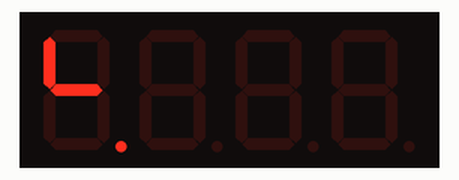
The sketch below on a simulated Arduino Uno, built with avr-gcc and run on an emulated ATmega328P. Shown: 4-digit seven-segment display. Wiring (inferred from the names in the program): TM1637 display: clock pin 14; DIO pin 12.

Above: at 0.3 s.
At 0.7 s:
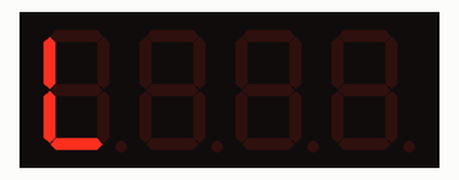
At 1.1 s:
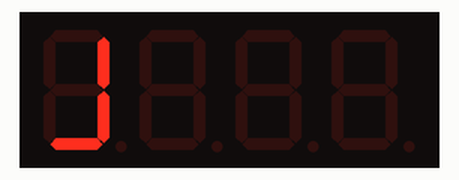
At 1.71 s:
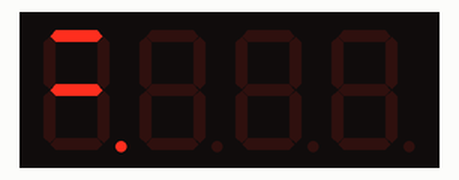

Measured:
- by itself, everything shown: repeats every 1.6 s, in 8 steps

The sketch:

TM1637.ino
```cpp
// TM1637 用定数
const byte LCLK = 14, DIO = 12; // LED Driver 用 Clock, Data I/O pin
const byte Mode =  0b01000100;  // 固定アドレスモード
const byte ADR =   0b11000000;  // 1桁目アドレス

// Pulse width の設定(下位3bit) 、仕様書(5 Page) Display controlを参照
const byte Dcont[] = {0b10001111, // 14/16
                      0b10001110, // 13/16
                      0b10001101, // 12/16
                      0b10001100, // 11/16
                      0b10001011, // 10/16
                      0b10001010, //  4/16
                      0b10001001, //  2/16
                      0b10001000  //  1/16
                     };

const byte halfCLK = 10;        // TM1637 への送信用クロックの半周期の長さをμsで指定

void setup() {
  // 初期設定は何も無し
  // pinMode は送信時に指定
}

void loop() {
  static byte data8 = 0b11000001; // 点灯パターン
  byte LSB;                       // シフトアウトされる最下位ビットをとっておくため

  static unsigned long lastShift; // 最後にシフトした時間
  unsigned long now;              // 現在時刻
  static byte i;                  // 明るさを指定するためのインデックス

  // 0.2 秒毎に data8 を左ローテイトして 8 個の砲弾型LEDに表示
  now = millis();                 // 現在時刻を得る
  if (now - lastShift > 200 ) {    // 最後にシフトしてから 0.2 秒経っていれば
    LSB = data8 & 0b00000001;     // LSB を保存しておいて

    // byte は符号無しなので、>> は論理シフトになる。一応注意は必要
    data8 = (data8 >> 1) |        // シフトして
            (LSB << 7);           // LSB を MSB にして戻す

    lastShift = now;              // シフトした時刻を記録

    // TM1637 に点灯パターンを送って表示
    // この IC は送信した瞬間だけではなく常時表示し続ける
    LED8_SET(data8, Dcont[i]);
    i = (i + 1) % 8;              // i は 0 ～ 8
  }

  delay(1);
}

void LED8_SET(byte data, byte intensity) {
  S();
  writeS_Byte(Mode);
  E();

  // 5mm LED 点灯パターンの送信
  S();
  writeS_Byte(ADR);
  writeS_Byte(data);
  E();

  S();
  writeS_Byte(intensity);
  E();
}

// 以下
// pinMode(ピン番号 , INPUT) で HIGH
// pinMode(ピン番号 , INPUT) で LOW
// TM1637 と通信する線には pull up 抵抗があるため

//スタート コンディション
// TM1637に command 送信 開始 を示す
void S()
{
  pinMode(LCLK, INPUT);
  delayMicroseconds(halfCLK);
  pinMode(DIO, INPUT);
  delayMicroseconds(halfCLK);
  pinMode(DIO, OUTPUT);
  delayMicroseconds(halfCLK);
}

//エンド コンディション
// TM1637に command 送信 終了 を示す
void E()
{
  pinMode(DIO, OUTPUT);
  delayMicroseconds(halfCLK);
  pinMode(LCLK, INPUT);
  delayMicroseconds(halfCLK);
  pinMode(DIO, INPUT);
  delayMicroseconds(halfCLK);
}

// write Serial Byte
// 1 バイト シリアル送信する
bool writeS_Byte(byte b)
{
  byte data = b;

  // 1バイトデータ
  for (byte i = 0; i < 8; i++) {
    // データの送信はクロックがLOWの時に行う
    // pinMode で OUTPUT にすると、Arduino の仕様では、
    // その pin は LOW になる
    pinMode(LCLK, OUTPUT);
    delayMicroseconds(halfCLK);

    // ビットセット
    if (data & 0b00000001) // AND を取って LSB の値を検出する。
      pinMode(DIO, INPUT);
    else
      pinMode(DIO, OUTPUT);

    delayMicroseconds(halfCLK);

    // CLK high　1ビットのデータの区切り
    // pinMode で INPUT にすると、Arduino の仕様では、
    // その pin はハイインピーダンスになる。
    // 途中 pull-up 抵抗が入っているので、この線は HIGH になる。
    pinMode(LCLK, INPUT);
    delayMicroseconds(halfCLK);

    // 1 bit 右シフトして LSB を更新する。
    data = data >> 1;
  }

  // ACK信号待ち
  pinMode(LCLK, OUTPUT);
  pinMode(DIO, INPUT);
  delayMicroseconds(halfCLK);

  // CLKをHIGHにすることでACK解除
  pinMode(LCLK, INPUT);
  delayMicroseconds(halfCLK);
  byte ack = digitalRead(DIO);

  if (ack == 0)
    pinMode(DIO, OUTPUT);

  delayMicroseconds(halfCLK);
  pinMode(LCLK, OUTPUT);
  delayMicroseconds(halfCLK);

  return ack;
}
```
